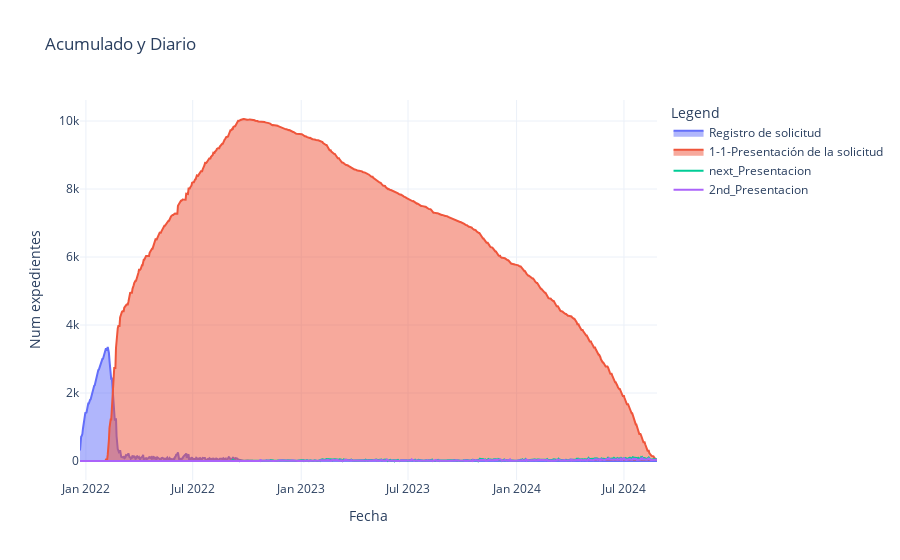

This figure's notebook cell:
### Code cell
# Select specific columns to plot
# Original column names
area_columns = ['Registro de solicitud', '1-1-Presentación de la solicitud', ]  
scatter_columns = [#'Registro de solicitud','1-1-Presentación de la solicitud', 
                  '10-1-Requerimiento documentación',
                                   '30-1-Evaluación de Solicitud',
                     '286-1-Presentación Solicitud Desistimiento',
 '41-1-Propuesta Resolución Desestimatoria - Incumple Requisitos']  

scatter_columns_2ndnext = [# '10-1-Requerimiento documentación',
'152-1-Propuesta de Resolucion Desistimiento',
#'30-1-Evaluación de Solicitud'
'42-1-Propuesta Resolución Estimatoria de Concesión',
 '309-1-Lista de Reserva Provisional por Insuficiencia de Credito',
#'286-1-Presentación Solicitud Desistimiento'
'52-1-Resolucion Desistimiento',
'51-1-Resolución desestimatoria - Incumple Requisitos']  



# Create the figure
fig = go.Figure()

# Add area plots
for col in area_columns:
    fig.add_trace(go.Scatter(x=df_acumulado.index, y=df_acumulado[col], fill='tozeroy', name=col))

# Add scatter plots
# for col in scatter_columns:
#     fig.add_trace(go.Scatter(x=df_cambios_estado.index, y=df_cambios_estado[col], mode='lines', name=col))
fig.add_trace(go.Scatter(
    x=df_cambios_estado.index, 
    y=df_cambios_estado[scatter_columns].sum(axis=1), 
    mode='lines', 
    name='next_Presentacion'
))

fig.add_trace(go.Scatter(
    x=df_cambios_estado.index, 
    y=df_cambios_estado[scatter_columns_2ndnext].sum(axis=1), 
    mode='lines', 
    name='2nd_Presentacion'
))
# plot segundo estado posible desde los anteriores

# Customize layout
fig.update_layout(title="Acumulado y Diario", 
                  xaxis_title="Fecha", yaxis_title="Num expedientes", 
                  template="plotly_white", legend_title="Legend",
                 #width=1200, height=600
                 )

fig.show()

### Figure 1 — Plotly figure (JSON) as saved in the notebook; plotly's stock layout.template omitted (floating-point values rounded to 4 significant figures; data arrays with more than 128 entries replaced by an {"elided": "..."} marker saying what was removed)
{"data": [{"fill": "tozeroy", "name": "Registro de solicitud", "type": "scatter", "x": {"elided": "979 str values"}, "y": {"elided": "979 int values"}}, {"fill": "tozeroy", "name": "1-1-Presentación de la solicitud", "type": "scatter", "x": {"elided": "979 str values"}, "y": {"elided": "979 int values"}}, {"mode": "lines", "name": "next_Presentacion", "type": "scatter", "x": {"elided": "762 str values"}, "y": {"elided": "762 int values"}}, {"mode": "lines", "name": "2nd_Presentacion", "type": "scatter", "x": {"elided": "762 str values"}, "y": {"elided": "762 int values"}}], "layout": {"autosize": true, "legend": {"title": {"text": "Legend"}}, "title": {"text": "Acumulado y Diario"}, "xaxis": {"autorange": true, "range": ["2021-12-22", "2024-08-26"], "title": {"text": "Fecha"}, "type": "date"}, "yaxis": {"autorange": true, "range": [-558.8, 10620.0], "title": {"text": "Num expedientes"}, "type": "linear"}}}
